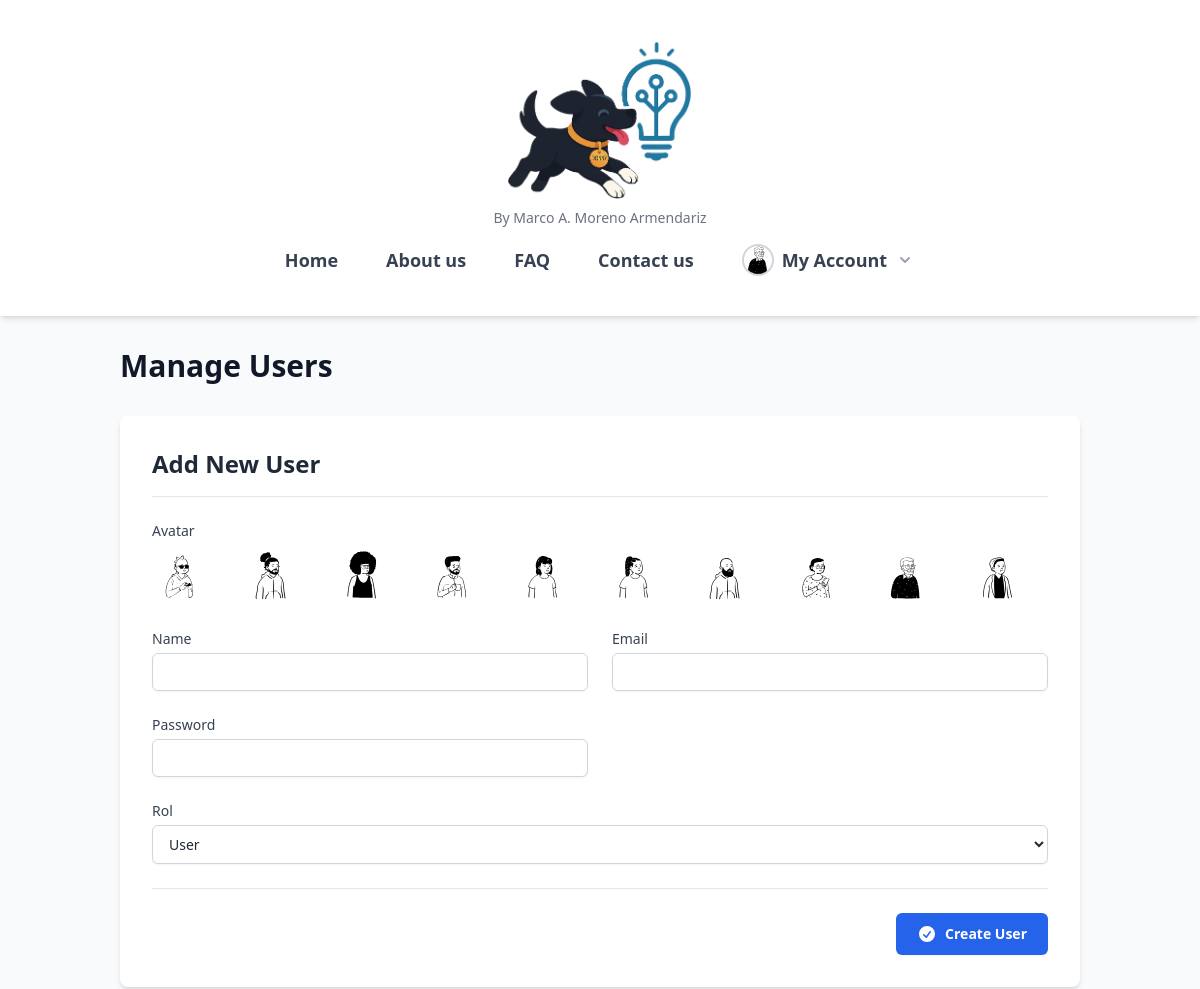
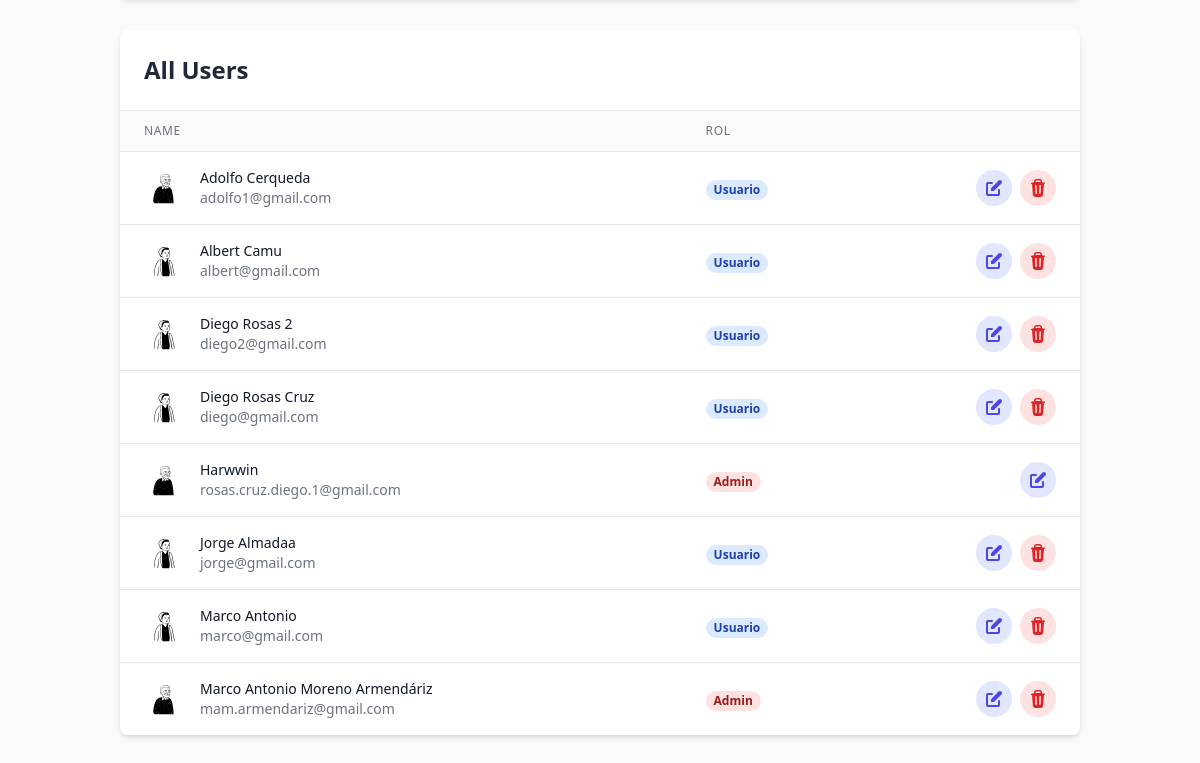
Page /blogging/manage_users.php (signed in) on the committed database (2 pictures, top to bottom).
### tables this page shows
CREATE TABLE `usuarios` (
  `id` int(11) NOT NULL,
  `nombre` varchar(100) NOT NULL,
  `correo` varchar(150) NOT NULL,
  `contrasena` varchar(255) NOT NULL,
  `rol` enum('admin','usuario') DEFAULT 'usuario',
  `avatar` varchar(255) DEFAULT NULL,
  `reset_token` varchar(255) DEFAULT NULL,
  `reset_token_expires_at` datetime DEFAULT NULL
);

### blogging/manage_users.php (the view, shortened to what this page needs)
<?php
require_once __DIR__ . '/../config/conexion.php';
$usuario_a_editar = null;
$modo_edicion = false;
$default_avatars = [
    'avatar1.svg',
    'avatar2.svg',
    'avatar3.svg',
    'avatar4.svg',
    'avatar5.svg',
    'avatar6.svg',
    'avatar7.svg',
    'avatar8.svg',
    'avatar9.svg',
    'avatar10.svg',
];
$usuarios = [];
$sql = "SELECT id, nombre, correo, rol, avatar FROM usuarios ORDER BY nombre ASC";
$result = $conn->query($sql);
if ($result && $result->num_rows > 0) {
    while ($row = $result->fetch_assoc()) {
        $usuarios[] = $row;
    }
}
require_once __DIR__ . '/../homepage/_header.php';
?>
<body class="bg-gray-100">
    <div class="container mx-auto p-8">
        <h1 class="text-3xl font-bold text-gray-900 mb-8">Manage Users</h1>
        <div class="bg-white p-8 rounded-lg shadow-md mb-8">
            <h2 class="text-2xl font-semibold mb-6 border-b pb-4">
                <?php echo $modo_edicion ? 'Editing User"' . htmlspecialchars($usuario_a_editar['nombre']) . '"' : 'Add New User'; ?>
            </h2>
            <form action="manage_users.php" method="POST" class="space-y-6"
                  x-data="{
                      selectedAvatar: '<?php echo htmlspecialchars($usuario_a_editar['avatar'] ?? ''); ?>',
                      isEditMode: <?php echo $modo_edicion ? 'true' : 'false'; ?>,
                      formData: {
                          nombre: '<?php echo addslashes(htmlspecialchars($usuario_a_editar['nombre'] ?? '')); ?>',
                          correo: '<?php echo addslashes(htmlspecialchars($usuario_a_editar['correo'] ?? '')); ?>',
                          contrasena: '',
                          rol: '<?php echo addslashes(htmlspecialchars($usuario_a_editar['rol'] ?? 'usuario')); ?>'
                      },
                      errors: {},
                      validations: { length: false, uppercase: false, lowercase: false, number: false, symbol: false },
                      validatePassword() {
                          this.validations.length = this.formData.contrasena.length >= 8;
                          this.validations.uppercase = /[A-Z]/.test(this.formData.contrasena);
                          this.validations.lowercase = /[a-z]/.test(this.formData.contrasena);
                          this.validations.number = /[0-9]/.test(this.formData.contrasena);
                          this.validations.symbol = /[\'^£$%&*()}{@#~?><>,|=_+¬-]/.test(this.formData.contrasena);
                          return Object.values(this.validations).every(Boolean);
                      },
                      validateForm() {
                          this.errors = {};
                          if (!this.formData.nombre) this.errors.nombre = 'Name is required.';
                          if (!this.formData.correo) {
                              this.errors.correo = 'Email is required.';
                          } else if (!/^\S+@\S+\.\S+$/.test(this.formData.correo)) {
                              this.errors.correo = 'Invalid email format.';
                          }
                          if (!this.isEditMode && !this.formData.contrasena) {
                              this.errors.contrasena = 'Password is required.';
                          }
                          if (this.formData.contrasena && !this.validatePassword()) {
                              this.errors.contrasena = 'Password does not meet requirements.';
                          }
                          return Object.keys(this.errors).length === 0;
                      },
                      handleSubmit(event) {
                           // Simplemente ejecutamos la validación.
                          // Si devuelve 'false', detenemos el envío.
                          if (!this.validateForm()) {
                              event.preventDefault();
                          }
                          // Si devuelve 'true', el formulario se envía normalmente.
                          // El div de error aparecerá automáticamente porque
                          // validateForm() ya ha rellenado el objeto 'errors'.
                      }
                  }"
                  @submit="handleSubmit">
                <div>
                    <label class="block text-sm font-medium text-gray-700">Avatar</label>
                    <div class="mt-2 grid grid-cols-5 sm:grid-cols-10 gap-3">
                        <?php foreach($default_avatars as $avatar_file): ?>
                            <button type="button" @click="selectedAvatar = '<?php echo $avatar_file; ?>'"
                                    :class="{ 'ring-4 ring-primary-500 ring-offset-2': selectedAvatar === '<?php echo $avatar_file; ?>' }"
                                    class="relative rounded-full focus:outline-none transition-all duration-150">
                                <img class="h-14 w-14 rounded-full" src="/assets/img/avatars/<?php echo $avatar_file; ?>" alt="Avatar option">
                            </button>
                        <?php endforeach; ?>
                    </div>
                </div>
                <div class="grid grid-cols-1 md:grid-cols-2 gap-6">
                    <div>
                        <label for="nombre" class="block text-sm font-medium text-gray-700">Name</label>
                        <input type="text" name="nombre" id="nombre" x-model="formData.nombre"
                               :class="{ 'border-red-500': errors.nombre, 'border-gray-300': !errors.nombre }"
                               class="mt-1 block w-full px-3 py-2 bg-white border border-gray-300 rounded-md shadow-sm placeholder-gray-400 focus:outline-none focus:ring-primary-500 focus:border-primary-500 sm:text-sm">
                    </div>
                    <div>
                        <label for="correo" class="block text-sm font-medium text-gray-700">Email</label>
                        <input type="email" name="correo" id="correo" x-model="formData.correo"
                               :class="{ 'border-red-500': errors.correo, 'border-gray-300': !errors.correo }"
                               class="mt-1 block w-full px-3 py-2 bg-white border border-gray-300 rounded-md shadow-sm placeholder-gray-400 focus:outline-none focus:ring-primary-500 focus:border-primary-500 sm:text-sm">
                    </div>
                </div>
                <div class="grid grid-cols-1 md:grid-cols-2 gap-6 items-start">
                    <div>
                        <label for="contrasena" class="block text-sm font-medium text-gray-700">Password</label>
                        <input type="password" name="contrasena" id="contrasena"
                               x-model="formData.contrasena" @input="validatePassword"
                               :class="{ 'border-red-500': errors.contrasena, 'border-gray-300': !errors.contrasena }"
                               placeholder="<?php echo $modo_edicion ? 'Dejar en blanco para no cambiar' : ''; ?>"
                               <?php echo !$modo_edicion ? '' : ''; ?>
                               class="mt-1 block w-full px-3 py-2 bg-white border border-gray-300 rounded-md shadow-sm placeholder-gray-400 focus:outline-none focus:ring-primary-500 focus:border-primary-500 sm:text-sm">
                    </div>
                </div>
                <div>
                    <label for="rol" class="block text-sm font-medium text-gray-700">Rol</label>
                    <select name="rol" id="rol" x-model="formData.rol"
                            class="mt-1 block w-full px-3 py-2 bg-white border border-gray-300 rounded-md shadow-sm focus:outline-none focus:ring-primary-500 focus:border-primary-500 sm:text-sm">
                        <option value="usuario" <?php echo (($usuario_a_editar['rol'] ?? 'usuario') === 'usuario') ? 'selected' : ''; ?>>User</option>
                    </select>
                </div>
                <div class="mt-8 pt-6 border-t border-gray-200 flex justify-end items-center gap-x-4">
                    <button type="submit"
                            class="inline-flex items-center gap-x-2 px-5 py-2.5 border border-transparent rounded-md shadow-sm text-sm font-semibold text-white bg-primary-600 hover:bg-primary-700 focus:outline-none focus:ring-2 focus:ring-offset-2 focus:ring-primary-500 active:scale-95 transform transition-all duration-150 ease-in-out">
                        <svg class="h-5 w-5" xmlns="http://www.w3.org/2000/svg" viewBox="0 0 20 20" fill="currentColor">
                          <path fill-rule="evenodd" d="M10 18a8 8 0 100-16 8 8 0 000 16zm3.857-9.809a.75.75 0 00-1.214-.882l-3.483 4.79-1.88-1.88a.75.75 0 10-1.06 1.061l2.5 2.5a.75.75 0 001.137-.089l4-5.5z" clip-rule="evenodd" />
                        </svg>
                        <?php echo $modo_edicion ? 'Update User' : 'Create User'; ?>
                    </button>
                </div>
            </form>
        </div>
        <div class="bg-white shadow-md rounded-lg overflow-hidden">
             <h2 class="text-2xl font-semibold text-gray-800 p-6 border-b border-gray-200">All Users</h2>
             <div class="overflow-x-auto">
                <table class="min-w-full w-full divide-y divide-gray-200">
                    <thead class="bg-gray-50">
                        <tr>
                            <th scope="col" class="px-6 py-3 text-left text-xs font-medium text-gray-500 uppercase tracking-wider">Name</th>
                            <th scope="col" class="px-6 py-3 text-left text-xs font-medium text-gray-500 uppercase tracking-wider">Rol</th>
                            <th scope="col" class="relative px-6 py-3"><span class="sr-only">Actions</span></th>
                        </tr>
                    </thead>
                    <tbody class="bg-white divide-y divide-gray-200">
                        <?php if (empty($usuarios)): ?>
                            <tr>
                                <td colspan="4" class="px-6 py-12 text-center text-gray-500">
                                    No users found
                                </td>
                            </tr>
                        <?php else: ?>
                            <?php foreach($usuarios as $user): ?>
                                <tr class="hover:bg-gray-50">
                                    <td class="px-6 py-4 whitespace-nowrap">
                                        <div class="flex items-center">
                                            <div class="flex-shrink-0 h-10 w-10">
                                                <img class="h-10 w-10 rounded-full" src="/assets/img/avatars/<?php echo htmlspecialchars($user['avatar'] ?? 'avatar10.svg'); ?>" alt="User avatar">
                                            </div>
                                            <div class="ml-4">
                                                <div class="text-sm font-medium text-gray-900"><?php echo htmlspecialchars($user['nombre']); ?></div>
                                                <div class="text-sm text-gray-500"><?php echo htmlspecialchars($user['correo']); ?></div>
                                            </div>
                                        </div>
                                    </td>
                                    <td class="px-6 py-4 whitespace-nowrap">
                                        <span class="px-2 inline-flex text-xs leading-5 font-semibold rounded-full <?php echo ($user['rol'] === 'admin') ? 'bg-red-100 text-red-800' : 'bg-blue-100 text-blue-800'; ?>">
                                            <?php echo ucfirst(htmlspecialchars($user['rol'])); ?>
                                        </span>
                                    </td>
                                    <td class="px-6 py-4 whitespace-nowrap text-right text-sm font-medium">
                                        <div class="flex items-center justify-end space-x-2">
                                            <a href="manage_users.php?edit=<?php echo $user['id']; ?>"
                                               class="p-2 text-indigo-600 bg-indigo-100 rounded-full hover:bg-indigo-200 hover:text-indigo-900 transition-colors"
                                               title="Edit">
                                            </a>
                                            <?php if ($user['id'] != $_SESSION['user_id']): ?>
                                                <form action="manage_users.php" method="POST" onsubmit="return confirm('Are you sure you want to delete this user? This action is irreversible.')" class="inline">
                                                    <button type="submit"
                                                            class="p-2 text-red-600 bg-red-100 rounded-full hover:bg-red-200 hover:text-red-900 transition-colors"
                                                            title="Delete">
                                                    </button>
                                                </form>
                                            <?php endif; ?>
                                        </div>
                                    </td>
                                </tr>
                            <?php endforeach; ?>
                        <?php endif; ?>
                    </tbody>
                </table>
            </div>
        </div>
    </div>
</body>
</html>

### homepage/_header.php (shortened to what this page needs)
<!DOCTYPE html>
<html lang="es">
<head>
    <link href="/src/output.css" rel="stylesheet">
</head>
<body class="bg-gray-50 text-gray-800">
    <header class="bg-white shadow-md">
        <div class="container mx-auto px-4 sm:px-6 lg:px-8">
            <div class="flex flex-col items-center py-10">
                <a href="/index.php">
                    <img class="h-40 w-auto" src="<?php echo BASE_URL; ?>/assets/img/donny_final_logo_transparent.png" alt="Logo de Deepdaemon">
                </a>
                <p class="text-sm text-gray-500 mt-2">By Marco A. Moreno Armendariz</p>
                <nav class="flex flex-wrap justify-center items-center gap-x-8 md:gap-x-12 gap-y-4 pt-4">
                    <a href="/index.php" class="text-lg font-semibold text-gray-700 hover:text-primary-600 transition-colors">Home</a>
                    <a href="/homepage/about-us.php" class="text-lg font-semibold text-gray-700 hover:text-primary-600 transition-colors">About us</a>
                    <a href="/homepage/faq.php" class="text-lg font-semibold text-gray-700 hover:text-primary-600 transition-colors">FAQ</a>
                    <a href="/homepage/contact.php" class="text-lg font-semibold text-gray-700 hover:text-primary-600 transition-colors">Contact us</a>
                    <?php if (isset($_SESSION['loggedin']) && $_SESSION['loggedin'] === true): ?>
                        <div x-data="{ open: false }" class="relative">
                            <button @click="open = !open" class="flex items-center space-x-2 text-lg font-semibold text-gray-700 hover:text-primary-600 transition-colors">
                                <?php
                                $avatar_path = BASE_URL . '/assets/img/avatars/avatar10.svg';
                                if (!empty($_SESSION['user_avatar'])) {
                                    $avatar_path = BASE_URL . '/assets/img/avatars/' . htmlspecialchars($_SESSION['user_avatar']);
                                }
                                ?>
                                <img class="h-8 w-8 rounded-full border-2 border-gray-300 object-cover" src="<?php echo $avatar_path; ?>" alt="Avatar del usuario">
                                <span>My Account</span>
                                <svg class="h-5 w-5 text-gray-400" xmlns="http://www.w3.org/2000/svg" viewBox="0 0 20 20" fill="currentColor"><path fill-rule="evenodd" d="M5.293 7.293a1 1 0 011.414 0L10 10.586l3.293-3.293a1 1 0 111.414 1.414l-4 4a1 1 0 01-1.414 0l-4-4a1 1 0 010-1.414z" clip-rule="evenodd" /></svg>
                            </button>
                        </div>
                    <?php endif; ?>
                </nav>
            </div>
        </div>
    </header>
    <main>

### rows in the picture
usuarios: avatar (picture), nombre "Adolfo Cerqueda", correo "adolfo1@gmail.com", rol "Usuario"
usuarios: nombre "Albert Camu", correo "albert@gmail.com", rol "Usuario"
usuarios: nombre "Diego Rosas 2", correo "diego2@gmail.com", rol "Usuario"
usuarios: nombre "Diego Rosas Cruz", correo "diego@gmail.com", rol "Usuario"
usuarios: avatar (picture), nombre "Harwwin", correo "rosas.cruz.diego.1@gmail.com", rol "Admin"
usuarios: nombre "Jorge Almadaa", correo "jorge@gmail.com", rol "Usuario"
usuarios: nombre "Marco Antonio", correo "marco@gmail.com", rol "Usuario"
usuarios: avatar (picture), nombre "Marco Antonio Moreno Armendáriz", correo "mam.armendariz@gmail.com", rol "Admin"
